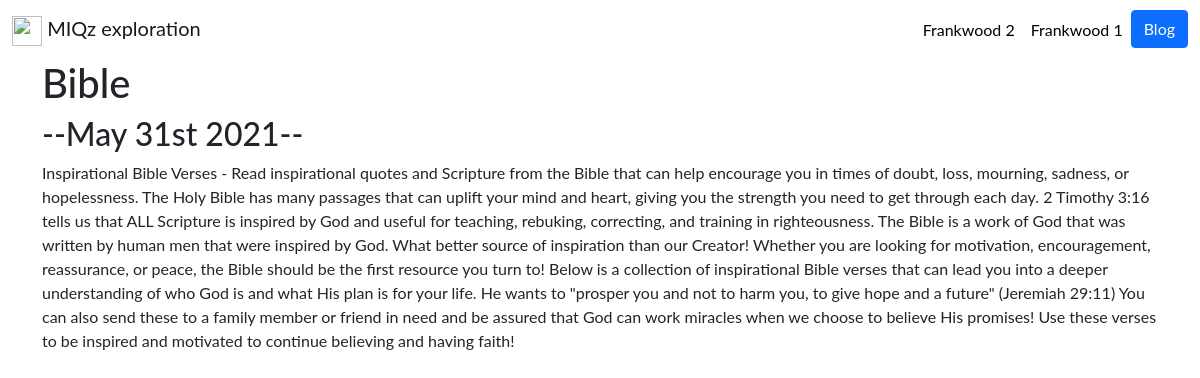
Page /blog/3/ on the committed database.
### blog/models.py (models this page shows)
class Blog(models.Model):
    title = models.CharField(max_length=200)
    description = models.TextField()
    date = models.DateField()

### blog/views.py (the view)
# urls.py: path('<int:blog_id>/', views.detail, name='detail'),
def detail(request, blog_id):
    blog = get_object_or_404(Blog, pk=blog_id)
    return render(request, 'blog/detail.html',{'blog':blog})

### blog/templates/blog/detail.html
{% extends 'portfolio/base.html' %}
{% block content %}
<h1>{{ blog.title }}</h1>
<h2>--{{ blog.date|date:'F jS Y' }}--</h2>
{{ blog.description|safe }}
{% endblock %}

### portfolio/static/portfolio/custom.css (style rules this page uses)
body { font-family: 'Lato', sans-serif; }

### rows in the picture
Blog: title "Bible", date "May 31st 2021", description "Inspirational Bible Verses - Read inspirational quotes and Scripture from the Bible that can help encourage you in times of doubt, loss, mourning, sadness, or hopelessness. The Holy Bible has many passages that can uplift your mind and heart, giving you the strength you need to get through each day. 2 Timothy 3:16 tells us that ALL Scripture is inspired by God and useful for teaching, rebuking, correcting, and training in righteousness. The Bible is a work of God that was written by human men that were inspired by God. What better source of inspiration than our Creator! Whether you are looking for motivation, encouragement, reassurance, or peace, the Bible should be the first resource you…"
